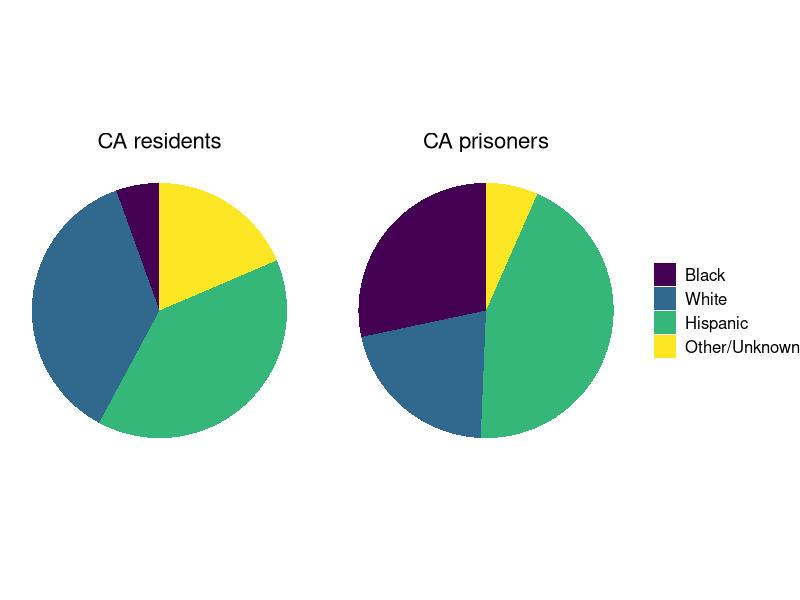

Generate this figure with R:
library(dplyr)
library(ggplot2)
library(tidyr)
library(here)

# 2018 census estimates (Hispanic is any race and inviduals who are not Hispanic are counted in White/Black race categories)
# accessed from https://data.census.gov/cedsci/table?q=B03002&g=0400000US06&tid=ACSDT1Y2018.B03002&hidePreview=true
pop_residents <- data.frame(group = c("White", "Black", "Hispanic", "Other/Unknown"),
                  number = c(14495479, 2179078, 15540142, 139116+5741886+143302+100696+1217346)) %>%
  dplyr::mutate(percent = number/sum(number)*100,
                population = "CA residents")
# 2018 prisoner counts from CA Dept. of Corrections and Rehabilitation 'Offender Data Points 2018'
# Table 1.17 accessed from https://www.cdcr.ca.gov/research/wp-content/uploads/sites/174/2020/01/201812_DataPoints.pdf
pop_prisoners <- data.frame(group = c("White", "Black", "Hispanic", "Other/Unknown"),
                     number = c(26819, 36183, 56275, 8432)) %>%
  dplyr::mutate(percent = number/sum(number)*100,
                population = "CA prisoners")

pie <- bind_rows(pop_residents, pop_prisoners) %>%
  # order legend
  dplyr::mutate(group = factor(group, ordered = T, 
                               levels = c("Black", "White", "Hispanic", "Other/Unknown")),
                population = factor(population, ordered = T,
                                    levels = c("CA residents", "CA prisoners"))) %>%
  # piechart
  ggplot(., aes(x = "", y = percent, fill = group)) +
  geom_bar(stat = "identity", width = 1) +
  coord_polar("y", start = 0) +
  facet_wrap(~population) +
  theme_void() +
  theme(legend.title = element_blank(),
        strip.text = element_text(size = 16),
        legend.text = element_text(size = 12))

# save pie chart
ggsave(filename = here("other_plots/pie_chart_race_ethnicity_CA_prisons_2018.png"),
       plot = pie,
       height = 3, width = 5, units = "in",
       dpi = 300, device = "png",
       bg = "transparent")
